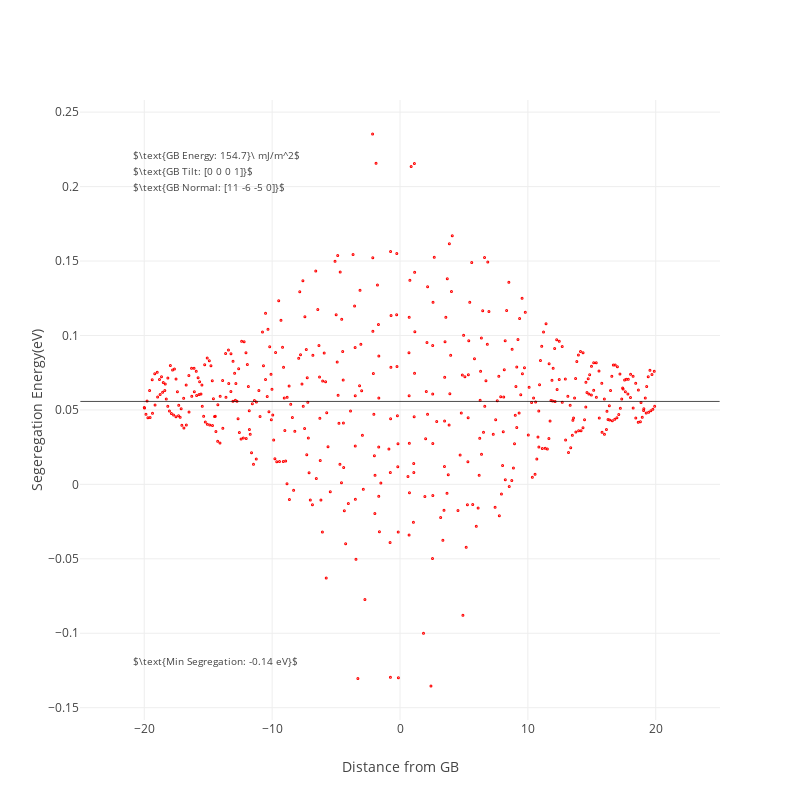

The notebook cell this image was saved under:
### Code cell
d.peratom_energy_dist(2)

### Figure 1 — Plotly figure (JSON) as saved in the notebook; plotly's stock layout.template omitted (floating-point values rounded to 4 significant figures; data arrays with more than 128 entries replaced by an {"elided": "..."} marker saying what was removed)
{"data": [{"marker": {"color": "red", "size": 3, "symbol": "circle-dot"}, "mode": "markers", "name": "Test", "type": "scatter", "uid": "b45de05b-072c-4a4f-a352-baa60775056a", "x": {"elided": "477 float values"}, "y": {"elided": "477 float values"}}], "layout": {"annotations": [{"font": {"size": 10}, "showarrow": false, "text": "$\\text{GB Energy: 154.7}\\ mJ/m^2$", "x": 0.08, "xref": "paper", "y": 0.925, "yref": "paper"}, {"font": {"size": 10}, "showarrow": false, "text": "$\\text{GB Tilt: [0 0 0 1]}$", "x": 0.08, "xref": "paper", "y": 0.9, "yref": "paper"}, {"font": {"size": 10}, "showarrow": false, "text": "$\\text{GB Normal: [11 -6 -5 0]}$", "x": 0.08, "xref": "paper", "y": 0.875, "yref": "paper"}, {"font": {"size": 10}, "showarrow": false, "text": "$\\text{Min Segregation: -0.14 eV}$", "x": 0.08, "xref": "paper", "y": 0.08, "yref": "paper"}], "autosize": false, "height": 800, "shapes": [{"line": {"width": 0.7}, "type": "line", "x0": -25, "x1": 25, "y0": 0.0557, "y1": 0.0557}], "width": 800, "xaxis": {"title": {"text": "Distance from GB"}, "zeroline": false}, "yaxis": {"title": {"text": "Segeregation Energy(eV)"}, "zeroline": false}}}
